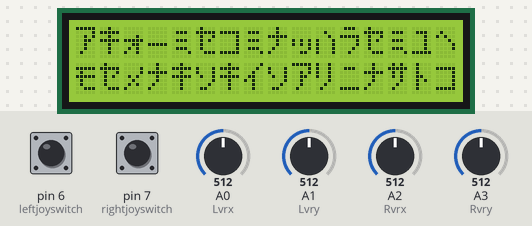
Simulated run of this sketch. Board: Arduino Mega 2560, built with avr-gcc and run on an emulated ATmega2560. Parts: 16×2 character LCD. The inputs (shaded band) are chosen by the test bench; at power-on: pin 6 (leftjoyswitch) LOW, pin 7 (rightjoyswitch) LOW, A0 (Lvrx) = 512, A1 (Lvry) = 512, A2 (Rvrx) = 512, A3 (Rvry) = 512. Random numbers use the default seed unless the sketch sets one; no radio packets arrive unless stated.

Above: at 1.0 s.
At 5.5 s:
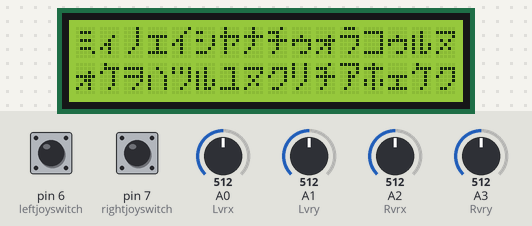
At 10.0 s:
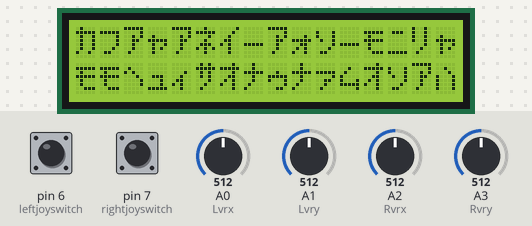
At 19.9 s:
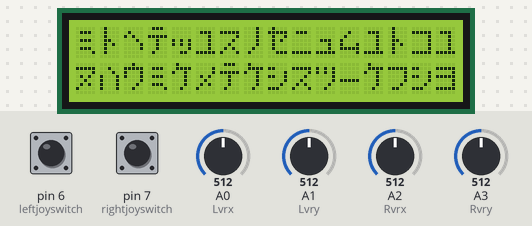
At 28.9 s:
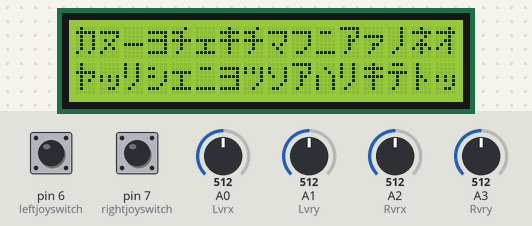
At 38.8 s:
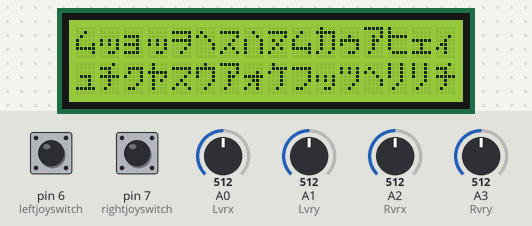

Measured:
- what the display in image 0 shows lasts 0.9 s, from 1.0 s to 1.9 s

The sketch:

RCcontroller_V1.ino
```cpp
#include <SPI.h> //radio
#include <nRF24L01.h> //radio
#include <RF24.h> //radio
#include <Keypad.h> //keypad
#include <Wire.h>
#include <LiquidCrystal_I2C.h>

const byte ROWS = 4; // keypad stuff
const byte COLS = 4;
char hexaKeys[ROWS][COLS] = {
  {'1', '2', '3', 'A'},
  {'4', '5', '6', 'B'},
  {'7', '8', '9', 'C'},
  {'*', '0', '#', 'D'}
};
byte rowPins[ROWS] = {22, 24, 26, 28}; //keyboard pins
byte colPins[COLS] = {30, 32, 34, 36};
Keypad customKeypad = Keypad(makeKeymap(hexaKeys), rowPins, colPins, ROWS, COLS);

int Lvrx = A0; //potientiameter values from joysticks
int Lvry = A1;
int Rvrx = A2;
int Rvry = A3;
int leftjoyswitch = 6; //Joystick clicks
int rightjoyswitch = 7;
bool joypoll = 1; // Enable Joystick Polling
int RadioRate = 40; // Milliseconds between radio transmition
int lcdRate = 900;// Milliseconds between lcd refresh
unsigned long cycleclock = 0; //millisec
unsigned long radioclock = 0; //millisec
unsigned long lcdclock = 0;

RF24 radio(9, 10); // CE, CSN
const byte address[6] = "00001";
struct dataStruct {
  int Lxt = 0; // data to send over radio
  int Lyt = 0;
  int Rxt = 0;
  int Ryt = 0;
  int Lswt = 0;
  int Rswt = 0;
  char KB = 'N';
} data;

LiquidCrystal_I2C lcd(0x27, 16, 2); // set the LCD address to 0x27 for a 16 chars and 2 line display


void setup() {
  radio.begin();
  radio.openWritingPipe(address);
  radio.setPALevel(RF24_PA_MIN); // Power Level
  radio.stopListening();

  lcd.init();
  // Print a message to the LCD.
  lcd.backlight();

  Serial.begin(9600);
}
void loop() {


  cycleclock = millis();


  if (millis() - radioclock >= RadioRate) {
    //Serial.println(millis() - radioclock);//debug
    radioclock = millis();

    data.Lxt = analogRead(Lvrx);
    data.Lyt = analogRead(Lvry);
    data.Rxt = analogRead(Rvrx);
    data.Ryt = analogRead(Rvry);
    data.Lswt = digitalRead(leftjoyswitch);
    data.Rswt = digitalRead(rightjoyswitch);
    data.KB = customKeypad.getKey();
    radio.write(&data, sizeof(data));
  }


  if (millis() - lcdclock >= lcdRate) { //LCD display code
    lcdclock = millis();
    lcd.clear();
    for (int i = 0; i <= 16; i++) {
      lcd.setCursor(i, 0);
      lcd.print((char)random(166, 218));
    }
    for (int i = 0; i <= 16; i++) {
      lcd.setCursor(i, 1);
      lcd.print((char)random(166, 218));
    }

  }


/*
//Shows Sent radio signal through serial monitor Usually leave this commented out
  Serial.print("Lx");
  Serial.print(data.Lxt);
  Serial.print("\t");
  Serial.print("Ly");
  Serial.print(data.Lyt);
  Serial.print("\t");
  Serial.print("Rx");
  Serial.print(data.Rxt);
  Serial.print("\t");
  Serial.print("Ry");
  Serial.print(data.Ryt);
  Serial.print("\t");
  Serial.print("Lsw");
  Serial.print(data.Lswt);
  Serial.print("\t");
  Serial.print("Rsw");
  Serial.print(data.Rswt);
  Serial.print("\t");
  Serial.println(data.KB);
  Serial.print("\t");

*/


  //Serial.println(cycleclock);//debug
}
```
